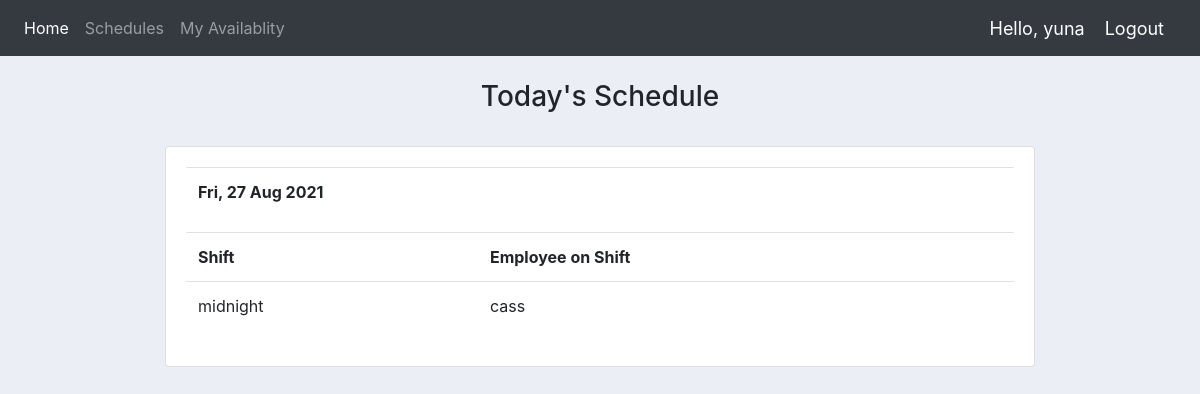
/account/ (signed in), run on the app's committed database.
### account/models.py (models this page shows, shortened)
class Schedule(models.Model):
    date = models.DateField()
    shift = models.TimeField(default=dt.time(00, 00), auto_now=False, auto_now_add=False)
    employee = models.ForeignKey(User, null = True, on_delete=models.CASCADE)
    rank = models.PositiveIntegerField(default=0)
    class Meta:
        unique_together = ("date", "shift")

### account/views.py (the view)
# urls.py: path('', views.index, name="index"),
@login_required(login_url='login')
def index(request):
    schedule = Schedule.objects.order_by('-date','-shift')
    schedule_date_list = []
    for i in schedule:
        if i.date not in schedule_date_list:
            if i.date == date.today():
                schedule_date_list.append(i.date)
    print('SCHEDULE DATE LISTTTTTT',schedule_date_list)
    context = {'schedule':schedule, 'schedule_date_list':schedule_date_list}
    return render(request, 'account/home.html', context)

### account/templates/account/home.html
{%  extends 'account/index.html' %}
{% block content %}
<br>
<h3>Today's Schedule</h3>
<br>
<div class="row justify-content-center">
    <div class="col-lg-9">
        <div class="card card-body">
            {% if schedule_date_list|length > 0 %}
                {% for d in schedule_date_list %}
                    <table class="table">
                        <tr>
                            <th>{{d|date:"D, j M Y"}}</th>
                        </tr>
                        <table class="table">
                            <tr>
                                <th>Shift</th>
                                <th>Employee on Shift</th>
                            </tr>
                            {% for i in schedule %}
                            {% if i.date == d %}
                                <tr>
                                    <td>{{i.shift}}</td>
                                    <td>{{i.employee}}</td>
                                </tr>
                                {% endif %}
                            {% endfor %}
                        </table>
                    </table>
                {% endfor %}
            {% else %}
                    <p>No Schedule available yet</p>
            {% endif %}
        </div>
    </div>
</div>
{% endblock %}

### account/templates/account/navbar.html (shortened to what this page needs)
{% load static %}
{% url 'index' as index %}
{% url 'myavailability' as myavailability %}
<nav class="navbar navbar-expand-lg navbar-dark bg-dark">
   <div class="collapse navbar-collapse" id="navbarNav">
     <ul class="navbar-nav">
       <li class="nav-item {% if request.path == index %} active {%endif%}">
        <a class="nav-link" href="{% url 'index' %}">Home</a>
       </li>
       <li class="nav-item {% if request.path == view_schedules %} active {%endif%}">
        <a class="nav-link" href="{% url 'view_schedules' %}">Schedules</a>
       </li>
       <li class="nav-item {% if request.path == myavailability %} active {%endif%}">
        <a class="nav-link" href="{% url 'myavailability' %}">My Availablity</a>
       </li>
     </ul>
   </div>
   <span class="hello-msg">Hello, {{request.user}}</span>
   <span ><a  class="hello-msg" href="{% url 'logout' %}">Logout</a></span>
 </nav>

### account/static/account/css/main.css (style rules this page uses)
body { background-color: #ebeff5; }
h3 { text-align: center; }
.active { color: white; }

### account/templates/account/navbar.html (style rules this page uses)
.hello-msg { font-size: 18px; color: #fff; margin-right: 20px; }

### data on the page
Schedule: schedule_date_list "Fri, 27 Aug 2021", shift "midnight", employee "cass"

### other printed values
{{ request.user }} "yuna"
